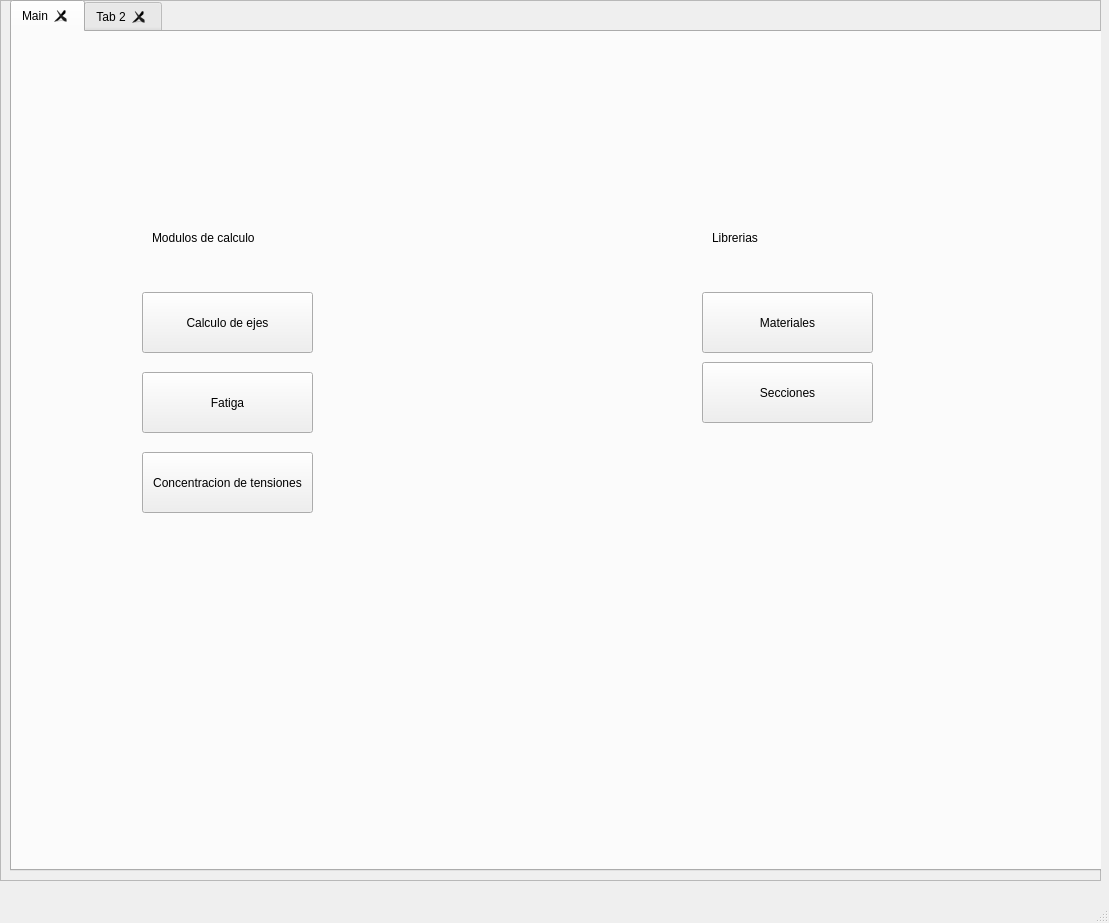
<?xml version="1.0" encoding="UTF-8"?>
<ui version="4.0">
 <class>MainWindow</class>
 <widget class="QMainWindow" name="MainWindow">
  <property name="geometry">
   <rect>
    <x>0</x>
    <y>0</y>
    <width>1109</width>
    <height>923</height>
   </rect>
  </property>
  <property name="windowTitle">
   <string>MainWindow</string>
  </property>
  <widget class="QWidget" name="centralwidget">
   <widget class="QFrame" name="Main_frame">
    <property name="geometry">
     <rect>
      <x>0</x>
      <y>0</y>
      <width>1101</width>
      <height>881</height>
     </rect>
    </property>
    <property name="frameShape">
     <enum>QFrame::StyledPanel</enum>
    </property>
    <property name="frameShadow">
     <enum>QFrame::Raised</enum>
    </property>
    <widget class="QTabWidget" name="tabWidget">
     <property name="geometry">
      <rect>
       <x>10</x>
       <y>0</y>
       <width>1101</width>
       <height>871</height>
      </rect>
     </property>
     <property name="currentIndex">
      <number>0</number>
     </property>
     <property name="iconSize">
      <size>
       <width>16</width>
       <height>16</height>
      </size>
     </property>
     <property name="tabsClosable">
      <bool>true</bool>
     </property>
     <property name="movable">
      <bool>true</bool>
     </property>
     <property name="tabBarAutoHide">
      <bool>false</bool>
     </property>
     <widget class="QWidget" name="Main_tab">
      <attribute name="title">
       <string>Main</string>
      </attribute>
      <widget class="QPushButton" name="pushButton_5">
       <property name="geometry">
        <rect>
         <x>690</x>
         <y>330</y>
         <width>171</width>
         <height>61</height>
        </rect>
       </property>
       <property name="text">
        <string>Secciones</string>
       </property>
      </widget>
      <widget class="QLabel" name="label_2">
       <property name="geometry">
        <rect>
         <x>700</x>
         <y>180</y>
         <width>141</width>
         <height>51</height>
        </rect>
       </property>
       <property name="text">
        <string>Librerias</string>
       </property>
      </widget>
      <widget class="QPushButton" name="pushButton_2">
       <property name="geometry">
        <rect>
         <x>690</x>
         <y>260</y>
         <width>171</width>
         <height>61</height>
        </rect>
       </property>
       <property name="text">
        <string>Materiales</string>
       </property>
      </widget>
      <widget class="QPushButton" name="pushButton_3">
       <property name="geometry">
        <rect>
         <x>130</x>
         <y>340</y>
         <width>171</width>
         <height>61</height>
        </rect>
       </property>
       <property name="text">
        <string>Fatiga</string>
       </property>
      </widget>
      <widget class="QPushButton" name="pushButton">
       <property name="geometry">
        <rect>
         <x>130</x>
         <y>260</y>
         <width>171</width>
         <height>61</height>
        </rect>
       </property>
       <property name="text">
        <string>Calculo de ejes</string>
       </property>
      </widget>
      <widget class="QPushButton" name="pushButton_4">
       <property name="geometry">
        <rect>
         <x>130</x>
         <y>420</y>
         <width>171</width>
         <height>61</height>
        </rect>
       </property>
       <property name="text">
        <string>Concentracion de tensiones</string>
       </property>
      </widget>
      <widget class="QLabel" name="label">
       <property name="geometry">
        <rect>
         <x>140</x>
         <y>180</y>
         <width>141</width>
         <height>51</height>
        </rect>
       </property>
       <property name="text">
        <string>Modulos de calculo</string>
       </property>
      </widget>
     </widget>
     <widget class="QWidget" name="tab_2">
      <attribute name="title">
       <string>Tab 2</string>
      </attribute>
     </widget>
    </widget>
   </widget>
  </widget>
  <widget class="QMenuBar" name="menubar">
   <property name="geometry">
    <rect>
     <x>0</x>
     <y>0</y>
     <width>1109</width>
     <height>21</height>
    </rect>
   </property>
  </widget>
  <widget class="QStatusBar" name="statusbar"/>
 </widget>
 <resources/>
 <connections/>
</ui>
